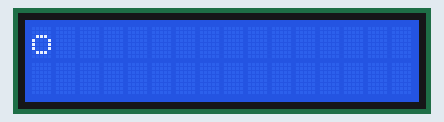
Simulated run of this program. Board: Raspberry Pi (BCM pin numbers). Parts: 16×2 character LCD. At 6.1 s the program stops and its outputs stay as they are.

Above: at 1.62 s.
At 2.03 s:
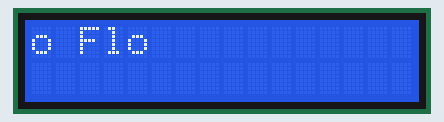
At 2.4 s:
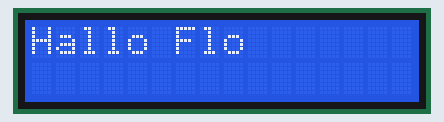
At 4.56 s:
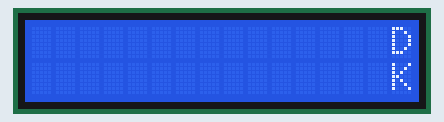
At 5.37 s:
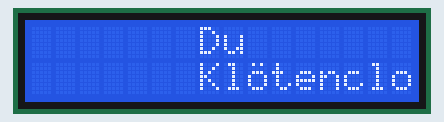
At 6.1 s:
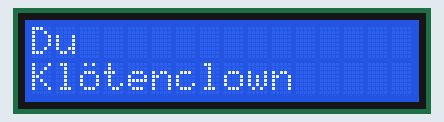

Measured:
- what the display in image 2 shows lasts 2.1 s, from 2.4 s to 4.5 s

The program:

Adafruit_LCD.py
```python
from time import sleep
from Adafruit_CharLCD import Adafruit_CharLCD
import time
import RPi.GPIO as GPIO

# instantiate lcd and specify pins
lcd = Adafruit_CharLCD(rs=4, en=17,
                       d4=18, d5=22, d6=23, d7=24,
                       cols=16, lines=2)

# lcd.set_cursor(0, 0)
lcd.home()

#
# lcd.create_char(1, [0b01100,
#                    0b10010,
#                    0b10010,
#                    0b01100,
#                    0b00000,
#                    0b00000,
#                    0b00000,
#                    0b00000])
# # hourglass
# lcd.create_char(2, [0b11111,
#                    0b10001,
#                    0b01110,
#                    0b00100,
#                    0b01010,
#                    0b10001,
#                    0b11111,
#                    0b00000])
# dick
# lcd.create_char(3, [
#     0b00100,
#     0b01010,
#     0b01110,
#     0b01010,
#     0b01010,
#     0b11011,
#     0b10101,
#     0b11011
# ])

# ae
# lcd.create_char(4, [
#     0b01010,
#     0b00000,
#     0b01110,
#     0b00001,
#     0b01111,
#     0b10001,
#     0b01111,
#     0b00000
# ])

# lcd.message("Degrees: \x01")
# lcd.message("Smiley: \x03")
# lcd.message("\n")
# lcd.message("Hourglass: \x02")
# raw_input("Press Enter when ready\n>")
# lcd.message("Temperature: \n"+ chr(223)+ "C")
# sleep(10)

# char checkUmlaut(byte ascii) {
#     switch (ascii) {
#       case 228: return  225; break; // ae
#       case 246: return  239; break; // oe
#       case 252: return  245; break; // ue
#       case 223: return  226; break; // ss
#       case 176: return  223; break; // grad/degree
#       default:  return  ascii; break;
#   }
# }

lcd.message('                Hallo Flo')
# lcd.set_cursor(16, 1)
# lcd.message('Lurch :-)')
# scroll text on display
for x in range(0, 24):
    lcd.move_right()
    sleep(.1)

sleep(2)

lcd.clear()

lcd.set_cursor(16, 0)
lcd.message("Du ")
lcd.set_cursor(16, 1)
lcd.message("Kl" + chr(239) + "tenclown \x03")
lcd.home()
lcd.set_cursor(16, 1)
# scroll text on display
for x in range(0, 16):
    lcd.move_left()
    sleep(.1)
```
